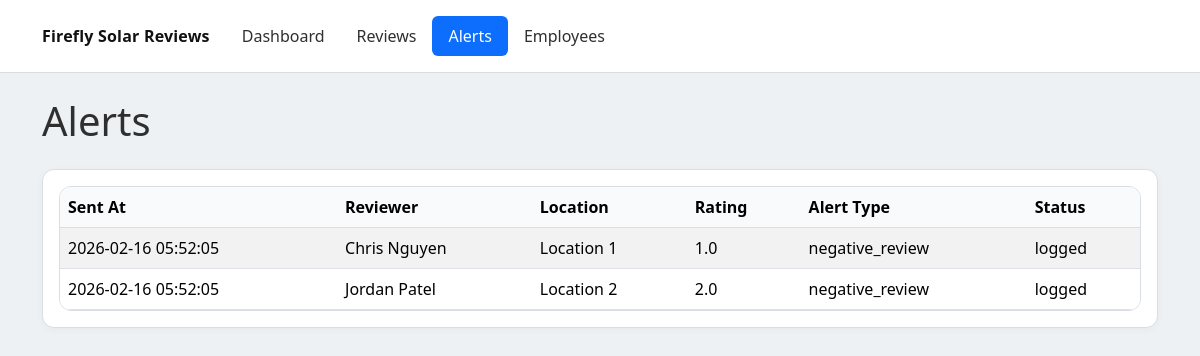
Before: /alerts with the older database file.
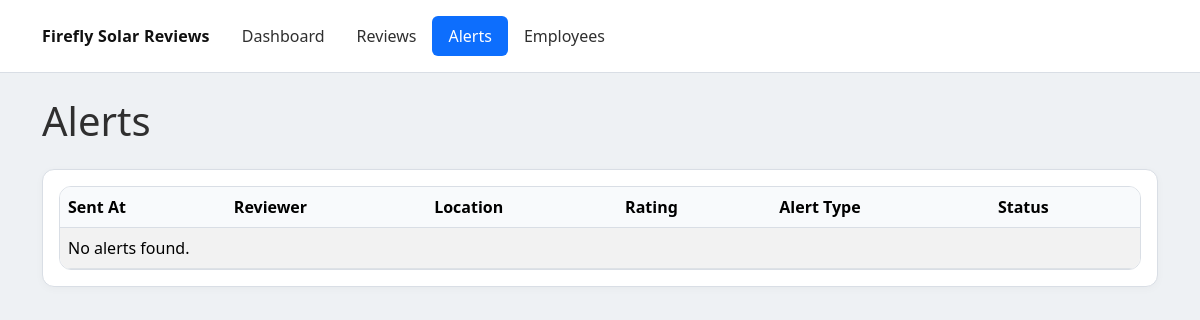
After: the same page with the newer database file.
### app/models.py (models this page shows)
class AlertLog(Base):
    __tablename__ = "alert_log"
    id: Mapped[int] = mapped_column(Integer, primary_key=True, index=True)
    alert_rule_id: Mapped[int] = mapped_column(ForeignKey("alert_rules.id"), nullable=False, index=True)
    review_id: Mapped[int] = mapped_column(ForeignKey("reviews.id"), nullable=False, index=True)
    triggered_at: Mapped[datetime] = mapped_column(DateTime, default=datetime.utcnow, nullable=False)
    status: Mapped[str] = mapped_column(String(64), nullable=False, default="triggered")

class Review(Base):
    __tablename__ = "reviews"
    id: Mapped[int] = mapped_column(Integer, primary_key=True, index=True)
    location_id: Mapped[int] = mapped_column(ForeignKey("locations.id"), nullable=False, index=True)
    google_review_id: Mapped[str] = mapped_column(String(255), unique=True, nullable=False)
    reviewer_name: Mapped[str] = mapped_column(String(255), nullable=False)
    rating: Mapped[float] = mapped_column(Float, nullable=False)
    review_text: Mapped[str] = mapped_column(Text, nullable=False)
    review_date: Mapped[datetime] = mapped_column(DateTime, nullable=False)
    created_at: Mapped[datetime] = mapped_column(DateTime, default=datetime.utcnow, nullable=False)

class Location(Base):
    __tablename__ = "locations"
    id: Mapped[int] = mapped_column(Integer, primary_key=True, index=True)
    name: Mapped[str] = mapped_column(String(255), nullable=False)
    place_id: Mapped[str] = mapped_column(String(255), unique=True, nullable=False)
    is_active: Mapped[bool] = mapped_column(Boolean, default=True, nullable=False)
    created_at: Mapped[datetime] = mapped_column(DateTime, default=datetime.utcnow, nullable=False)

class AlertRule(Base):
    __tablename__ = "alert_rules"
    id: Mapped[int] = mapped_column(Integer, primary_key=True, index=True)
    location_id: Mapped[int] = mapped_column(ForeignKey("locations.id"), nullable=False, index=True)
    name: Mapped[str] = mapped_column(String(255), nullable=False)
    condition_json: Mapped[str] = mapped_column(Text, nullable=False)
    is_enabled: Mapped[bool] = mapped_column(Boolean, default=True, nullable=False)
    created_at: Mapped[datetime] = mapped_column(DateTime, default=datetime.utcnow, nullable=False)

### app/main.py (the view)
@app.get("/alerts", response_class=HTMLResponse)
def alerts_page(request: Request) -> HTMLResponse:
    db: Session = SessionLocal()
    try:
        rows = (
            db.query(models.AlertLog, models.Review, models.Location, models.AlertRule)
            .join(models.Review, models.AlertLog.review_id == models.Review.id)
            .join(models.Location, models.Review.location_id == models.Location.id)
            .join(models.AlertRule, models.AlertLog.alert_rule_id == models.AlertRule.id)
            .order_by(models.AlertLog.triggered_at.desc())
            .all()
        )
        alerts = []
        for alert_log, review, location, alert_rule in rows:
            alerts.append(
                {
                    "sent_at": alert_log.triggered_at,
                    "reviewer_name": review.reviewer_name,
                    "location": location.name,
                    "rating": review.rating,
                    "alert_type": alert_rule.name,
                    "status": alert_log.status,
                }
            )
        return templates.TemplateResponse(
            request=request,
            name="alerts.html",
            context={"alerts": alerts, "title": "Alerts"},
        )
    finally:
        db.close()

### app/templates/alerts.html (shortened to what this page needs)
<!doctype html>
<html lang="en">
  <head>
    <link
      href="https://cdn.jsdelivr.net/npm/bootstrap@5.3.3/dist/css/bootstrap.min.css"
      rel="stylesheet"
    />
    <link href="/static/app.css" rel="stylesheet" />
  </head>
  <body>
    <header class="app-header mb-4">
      <div class="container py-3 d-flex flex-wrap align-items-center gap-3">
        <a href="/" class="brand">Firefly Solar Reviews</a>
        <nav class="nav nav-pills">
          <a class="nav-link {% if request.url.path == '/dashboard' %}active{% endif %}" href="/dashboard">Dashboard</a>
          <a class="nav-link {% if request.url.path == '/reviews' %}active{% endif %}" href="/reviews">Reviews</a>
          <a class="nav-link {% if request.url.path == '/alerts' %}active{% endif %}" href="/alerts">Alerts</a>
          <a class="nav-link {% if request.url.path.startswith('/employees') %}active{% endif %}" href="/employees">Employees</a>
        </nav>
      </div>
    </header>
    <div class="container pb-4">
      <h1 class="mb-4">Alerts</h1>
      <div class="card">
        <div class="card-body">
          <div class="table-wrap">
            <table class="table table-striped">
              <thead>
                <tr>
                  <th>Sent At</th>
                  <th>Reviewer</th>
                  <th>Location</th>
                  <th>Rating</th>
                  <th>Alert Type</th>
                  <th>Status</th>
                </tr>
              </thead>
              <tbody>
                {% for alert in alerts %}
                <tr>
                  <td>{{ alert.sent_at.strftime("%Y-%m-%d %H:%M:%S") if alert.sent_at else "" }}</td>
                  <td>{{ alert.reviewer_name }}</td>
                  <td>{{ alert.location }}</td>
                  <td>{{ alert.rating }}</td>
                  <td>{{ alert.alert_type }}</td>
                  <td>{{ alert.status }}</td>
                </tr>
                {% endfor %}
                {% if alerts|length == 0 %}
                <tr>
                  <td colspan="6">No alerts found.</td>
                </tr>
                {% endif %}
              </tbody>
            </table>
          </div>
        </div>
      </div>
    </div>
  </body>
</html>

Changed rows visible on the page:
removed AlertLog: sent_at "2026-02-16 05:52:05", reviewer_name "Chris Nguyen", location "Location 1", rating "1.0", alert_type "negative_review", status "logged"
removed AlertLog: sent_at "2026-02-16 05:52:05", reviewer_name "Jordan Patel", location "Location 2", rating "2.0", alert_type "negative_review", status "logged"
Other visible differences:
text now shown: "No alerts found."
